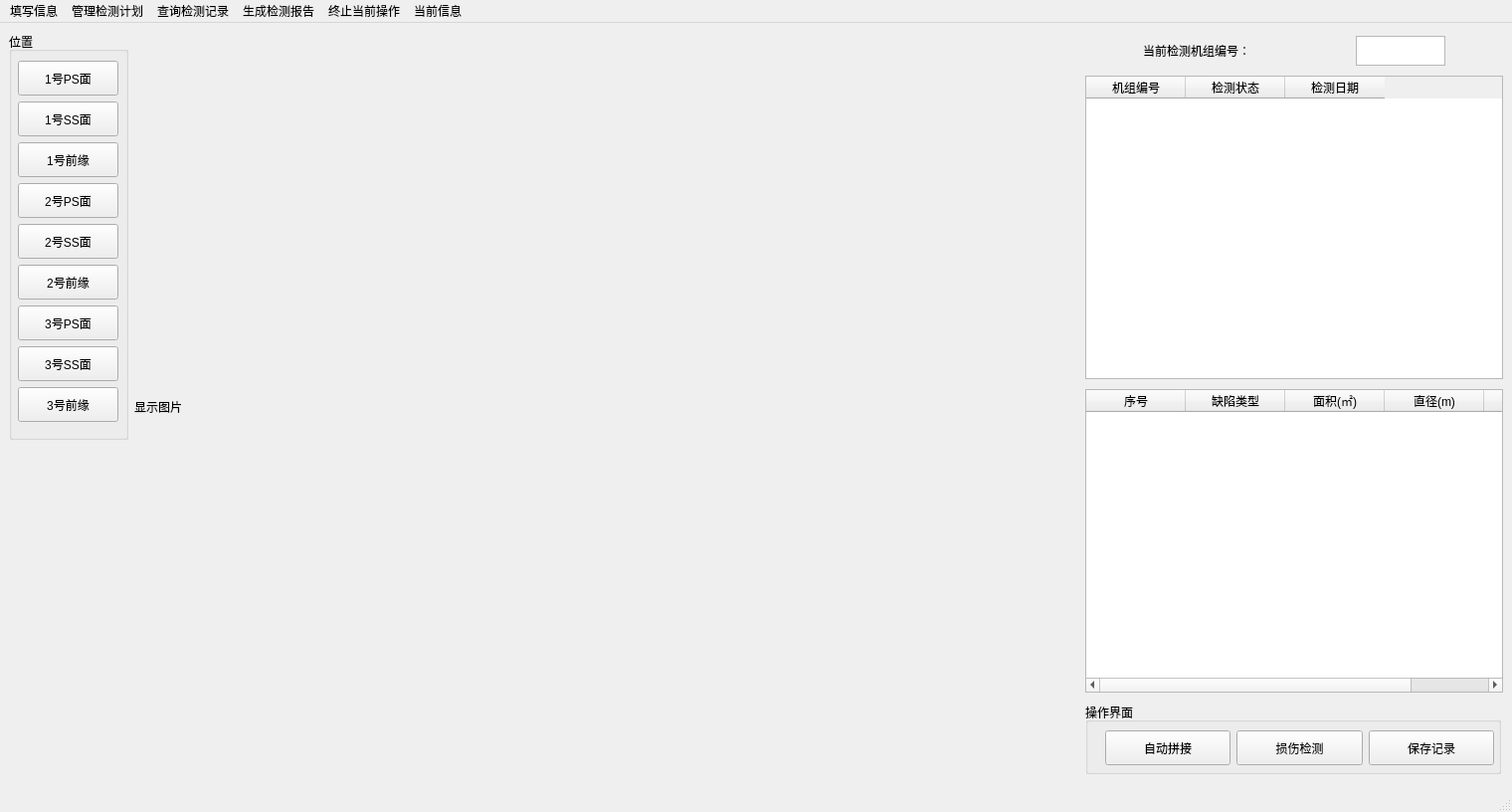
<?xml version="1.0" encoding="UTF-8"?>
<ui version="4.0">
 <class>MainWindow</class>
 <widget class="QMainWindow" name="MainWindow">
  <property name="geometry">
   <rect>
    <x>0</x>
    <y>0</y>
    <width>1520</width>
    <height>816</height>
   </rect>
  </property>
  <property name="minimumSize">
   <size>
    <width>860</width>
    <height>470</height>
   </size>
  </property>
  <property name="maximumSize">
   <size>
    <width>1520</width>
    <height>816</height>
   </size>
  </property>
  <property name="windowTitle">
   <string>风机桨叶智能巡检系统</string>
  </property>
  <property name="windowIcon">
   <iconset>
    <normaloff>find.png</normaloff>find.png</iconset>
  </property>
  <widget class="QWidget" name="centralwidget">
   <layout class="QGridLayout" name="gridLayout">
    <item row="0" column="0">
     <layout class="QHBoxLayout" name="horizontalLayout">
      <item>
       <layout class="QVBoxLayout" name="verticalLayout_4">
        <item>
         <widget class="QGroupBox" name="groupBox">
          <property name="minimumSize">
           <size>
            <width>120</width>
            <height>410</height>
           </size>
          </property>
          <property name="maximumSize">
           <size>
            <width>120</width>
            <height>650</height>
           </size>
          </property>
          <property name="title">
           <string>位置</string>
          </property>
          <widget class="QWidget" name="verticalLayoutWidget">
           <property name="geometry">
            <rect>
             <x>9</x>
             <y>29</y>
             <width>101</width>
             <height>641</height>
            </rect>
           </property>
           <layout class="QVBoxLayout" name="verticalLayout_3">
            <item>
             <widget class="QPushButton" name="pushButton_2">
              <property name="minimumSize">
               <size>
                <width>0</width>
                <height>35</height>
               </size>
              </property>
              <property name="text">
               <string>1号PS面</string>
              </property>
             </widget>
            </item>
            <item>
             <widget class="QPushButton" name="pushButton_3">
              <property name="minimumSize">
               <size>
                <width>0</width>
                <height>35</height>
               </size>
              </property>
              <property name="text">
               <string>1号SS面</string>
              </property>
             </widget>
            </item>
            <item>
             <widget class="QPushButton" name="pushButton_4">
              <property name="minimumSize">
               <size>
                <width>0</width>
                <height>35</height>
               </size>
              </property>
              <property name="text">
               <string>1号前缘</string>
              </property>
             </widget>
            </item>
            <item>
             <widget class="QPushButton" name="pushButton_5">
              <property name="minimumSize">
               <size>
                <width>0</width>
                <height>35</height>
               </size>
              </property>
              <property name="text">
               <string>2号PS面</string>
              </property>
             </widget>
            </item>
            <item>
             <widget class="QPushButton" name="pushButton_7">
              <property name="minimumSize">
               <size>
                <width>0</width>
                <height>35</height>
               </size>
              </property>
              <property name="text">
               <string>2号SS面</string>
              </property>
             </widget>
            </item>
            <item>
             <widget class="QPushButton" name="pushButton_6">
              <property name="minimumSize">
               <size>
                <width>0</width>
                <height>35</height>
               </size>
              </property>
              <property name="text">
               <string>2号前缘</string>
              </property>
             </widget>
            </item>
            <item>
             <widget class="QPushButton" name="pushButton">
              <property name="minimumSize">
               <size>
                <width>0</width>
                <height>35</height>
               </size>
              </property>
              <property name="text">
               <string>3号PS面</string>
              </property>
             </widget>
            </item>
            <item>
             <widget class="QPushButton" name="pushButton_8">
              <property name="minimumSize">
               <size>
                <width>0</width>
                <height>35</height>
               </size>
              </property>
              <property name="text">
               <string>3号SS面</string>
              </property>
             </widget>
            </item>
            <item>
             <widget class="QPushButton" name="pushButton_9">
              <property name="minimumSize">
               <size>
                <width>0</width>
                <height>35</height>
               </size>
              </property>
              <property name="text">
               <string>3号前缘</string>
              </property>
             </widget>
            </item>
            <item>
             <spacer name="verticalSpacer">
              <property name="orientation">
               <enum>Qt::Vertical</enum>
              </property>
              <property name="sizeHint" stdset="0">
               <size>
                <width>20</width>
                <height>40</height>
               </size>
              </property>
             </spacer>
            </item>
           </layout>
          </widget>
         </widget>
        </item>
        <item>
         <spacer name="verticalSpacer_2">
          <property name="orientation">
           <enum>Qt::Vertical</enum>
          </property>
          <property name="sizeHint" stdset="0">
           <size>
            <width>20</width>
            <height>40</height>
           </size>
          </property>
         </spacer>
        </item>
       </layout>
      </item>
      <item>
       <layout class="QVBoxLayout" name="verticalLayout">
        <item>
         <widget class="QLabel" name="label">
          <property name="minimumSize">
           <size>
            <width>103</width>
            <height>68</height>
           </size>
          </property>
          <property name="maximumSize">
           <size>
            <width>1035</width>
            <height>683</height>
           </size>
          </property>
          <property name="text">
           <string>显示图片</string>
          </property>
         </widget>
        </item>
       </layout>
      </item>
      <item>
       <layout class="QVBoxLayout" name="verticalLayout_2">
        <item>
         <layout class="QHBoxLayout" name="horizontalLayout_4">
          <item>
           <widget class="QLabel" name="label_2">
            <property name="maximumSize">
             <size>
              <width>150</width>
              <height>30</height>
             </size>
            </property>
            <property name="text">
             <string>当前检测机组编号：</string>
            </property>
           </widget>
          </item>
          <item>
           <widget class="QTextBrowser" name="textBrowser">
            <property name="minimumSize">
             <size>
              <width>90</width>
              <height>30</height>
             </size>
            </property>
            <property name="maximumSize">
             <size>
              <width>90</width>
              <height>30</height>
             </size>
            </property>
           </widget>
          </item>
         </layout>
        </item>
        <item>
         <widget class="QTableWidget" name="tableWidget">
          <property name="minimumSize">
           <size>
            <width>100</width>
            <height>50</height>
           </size>
          </property>
          <property name="maximumSize">
           <size>
            <width>420</width>
            <height>305</height>
           </size>
          </property>
          <column>
           <property name="text">
            <string>机组编号</string>
           </property>
          </column>
          <column>
           <property name="text">
            <string>检测状态</string>
           </property>
          </column>
          <column>
           <property name="text">
            <string>检测日期</string>
           </property>
          </column>
         </widget>
        </item>
        <item>
         <widget class="QTableWidget" name="tableWidget_2">
          <property name="minimumSize">
           <size>
            <width>100</width>
            <height>50</height>
           </size>
          </property>
          <property name="maximumSize">
           <size>
            <width>420</width>
            <height>305</height>
           </size>
          </property>
          <column>
           <property name="text">
            <string>序号</string>
           </property>
          </column>
          <column>
           <property name="text">
            <string>缺陷类型</string>
           </property>
          </column>
          <column>
           <property name="text">
            <string>面积(㎡)</string>
           </property>
          </column>
          <column>
           <property name="text">
            <string>直径(m)</string>
           </property>
          </column>
          <column>
           <property name="text">
            <string>距轮毂(m)</string>
           </property>
          </column>
         </widget>
        </item>
        <item>
         <widget class="QGroupBox" name="groupBox_2">
          <property name="minimumSize">
           <size>
            <width>418</width>
            <height>72</height>
           </size>
          </property>
          <property name="maximumSize">
           <size>
            <width>418</width>
            <height>72</height>
           </size>
          </property>
          <property name="title">
           <string>操作界面</string>
          </property>
          <widget class="QWidget" name="horizontalLayoutWidget_5">
           <property name="geometry">
            <rect>
             <x>20</x>
             <y>20</y>
             <width>391</width>
             <height>51</height>
            </rect>
           </property>
           <layout class="QHBoxLayout" name="horizontalLayout_6">
            <item>
             <widget class="QPushButton" name="pushButton_11">
              <property name="minimumSize">
               <size>
                <width>0</width>
                <height>35</height>
               </size>
              </property>
              <property name="text">
               <string>自动拼接</string>
              </property>
             </widget>
            </item>
            <item>
             <widget class="QPushButton" name="pushButton_12">
              <property name="minimumSize">
               <size>
                <width>0</width>
                <height>35</height>
               </size>
              </property>
              <property name="text">
               <string>损伤检测</string>
              </property>
             </widget>
            </item>
            <item>
             <widget class="QPushButton" name="save_btn">
              <property name="minimumSize">
               <size>
                <width>0</width>
                <height>35</height>
               </size>
              </property>
              <property name="text">
               <string>保存记录</string>
              </property>
             </widget>
            </item>
           </layout>
          </widget>
         </widget>
        </item>
       </layout>
      </item>
     </layout>
    </item>
   </layout>
  </widget>
  <widget class="QMenuBar" name="menubar">
   <property name="geometry">
    <rect>
     <x>0</x>
     <y>0</y>
     <width>1520</width>
     <height>26</height>
    </rect>
   </property>
   <widget class="QMenu" name="fillinformation_m">
    <property name="title">
     <string>填写信息</string>
    </property>
    <addaction name="action1"/>
   </widget>
   <widget class="QMenu" name="manageplan_m">
    <property name="title">
     <string>管理检测计划</string>
    </property>
    <addaction name="actionguanli"/>
   </widget>
   <widget class="QMenu" name="menu_3">
    <property name="title">
     <string>查询检测记录</string>
    </property>
    <addaction name="actionchaxun"/>
   </widget>
   <widget class="QMenu" name="menu_4">
    <property name="title">
     <string>生成检测报告</string>
    </property>
    <addaction name="actionshengcheng"/>
   </widget>
   <widget class="QMenu" name="menu_5">
    <property name="title">
     <string>终止当前操作</string>
    </property>
    <addaction name="actionzhongzhi"/>
   </widget>
   <widget class="QMenu" name="status_m">
    <property name="title">
     <string>当前信息</string>
    </property>
   </widget>
   <addaction name="fillinformation_m"/>
   <addaction name="manageplan_m"/>
   <addaction name="menu_3"/>
   <addaction name="menu_4"/>
   <addaction name="menu_5"/>
   <addaction name="status_m"/>
  </widget>
  <widget class="QStatusBar" name="statusbar"/>
  <action name="action1">
   <property name="text">
    <string>填写信息</string>
   </property>
  </action>
  <action name="actionguanli">
   <property name="text">
    <string>管理检测计划</string>
   </property>
  </action>
  <action name="actionchaxun">
   <property name="text">
    <string>查询检测记录</string>
   </property>
  </action>
  <action name="actionshengcheng">
   <property name="text">
    <string>生成检测报告</string>
   </property>
  </action>
  <action name="actionzhongzhi">
   <property name="text">
    <string>终止当前操作</string>
   </property>
  </action>
 </widget>
 <resources/>
 <connections/>
</ui>
